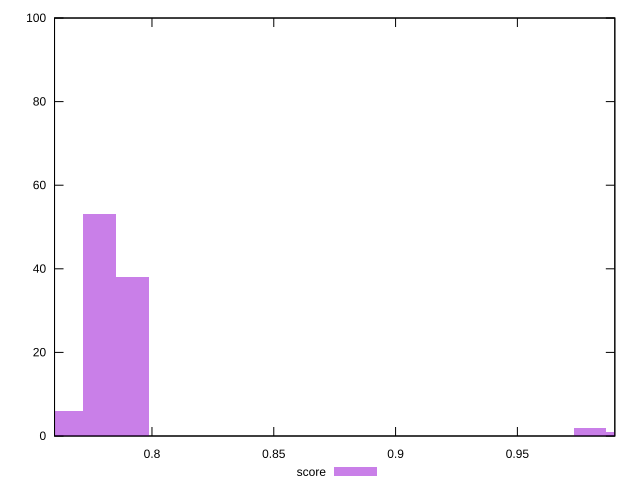

Reproduce this figure in gnuplot.
reset

$score <<EOF
0.7918917389200388 38
0.7784698450400381 53
0.979798253240048 2
0.7650479511600375 6
0.9932201471200487 1
EOF

set key outside below
set boxwidth 0.013421893880000658
set xrange [0.76:0.99]
set yrange [0:100]
set trange [0:100]
set style fill transparent solid 0.5 noborder
set terminal svg size 640, 490 enhanced background rgb 'white'
set output "report_00025_2021-02-22T21:38:55.199Z/interactive/samples/pages+cached+noadtech/score/histogram.svg"

plot $score title "score" with boxes

reset
